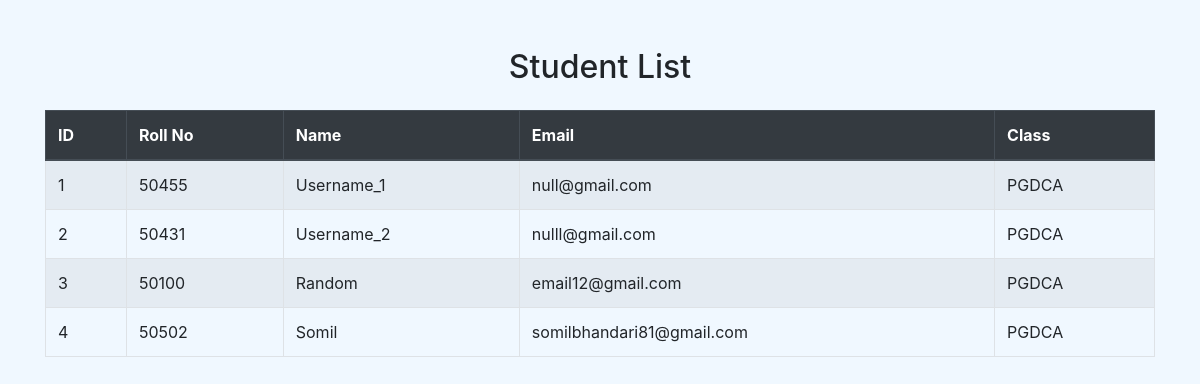
The app's page /view-student-details (signed in), older data.
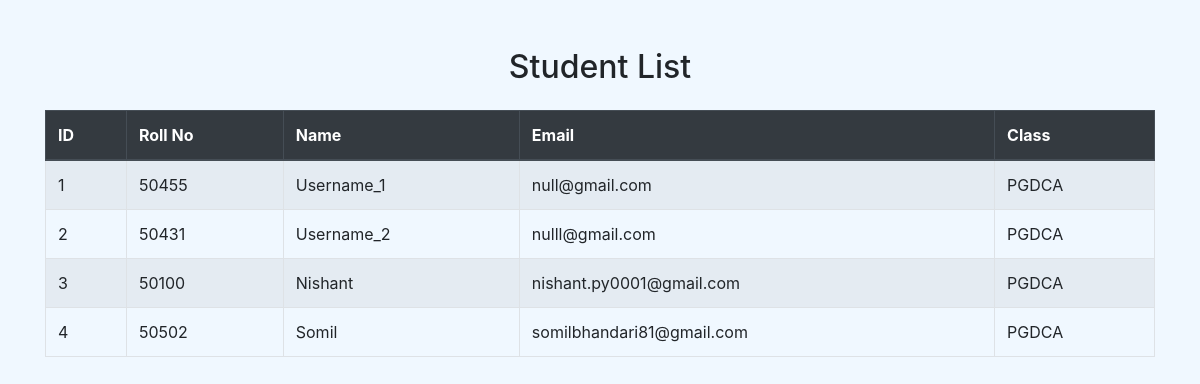
The same page, newer data.
### main.py (models this page shows)
class Student(db.Model):
    __tablename__ = 'student'
    id = db.Column(db.Integer, primary_key=True)
    roll_no = db.Column(db.String(50), unique=True, nullable=False)
    name = db.Column(db.String(100), nullable=False)
    email = db.Column(db.String(100), unique=True, nullable=False)
    student_class = db.Column(db.String(100), nullable=False)

### main.py (the view)
@app.route("/view-student-details")
@login_required
def view_student_details():
    students = Student.query.all()
    return render_template("view_students.html", students=students)

### main.py (called while the page is built)
@login_manager.user_loader
def load_user(user_id):
    return User.query.get(int(user_id))

### templates/view_students.html (shortened to what this page needs)
<!DOCTYPE html>
<html lang="en">
<head>
    <link rel="stylesheet" href="https://stackpath.bootstrapcdn.com/bootstrap/4.5.2/css/bootstrap.min.css">
</head>
<body>
<body style="background-color: #f0f8ff;">
<div class="container mt-5">
    <h2 class="text-center mb-4">Student List</h2>
    <div class="table-responsive">
        <table class="table table-bordered table-striped table-hover">
            <thead class="thead-dark">
            <tr>
                <th>ID</th>
                <th>Roll No</th>
                <th>Name</th>
                <th>Email</th>
                <th>Class</th>
            </tr>
            </thead>
            <tbody>
            {% if students %}
            {% for student in students %}
            <tr>
                <td>{{ student.id }}</td>
                <td>{{ student.roll_no }}</td>
                <td>{{ student.name }}</td>
                <td>{{ student.email }}</td>
                <td>{{ student.student_class }}</td>
            </tr>
            {% endfor %}
            {% else %}
            <tr>
                <td colspan="5" class="text-center">No students found.</td>
            </tr>
            {% endif %}
            </tbody>
        </table>
    </div>
</div>
</body>
</html>

Row changes from the older to the newer data that the page shows:
changed Student id 3: name "Random" → "Nishant"; email "email12@gmail.com" → "nishant.py0001@gmail.com"
